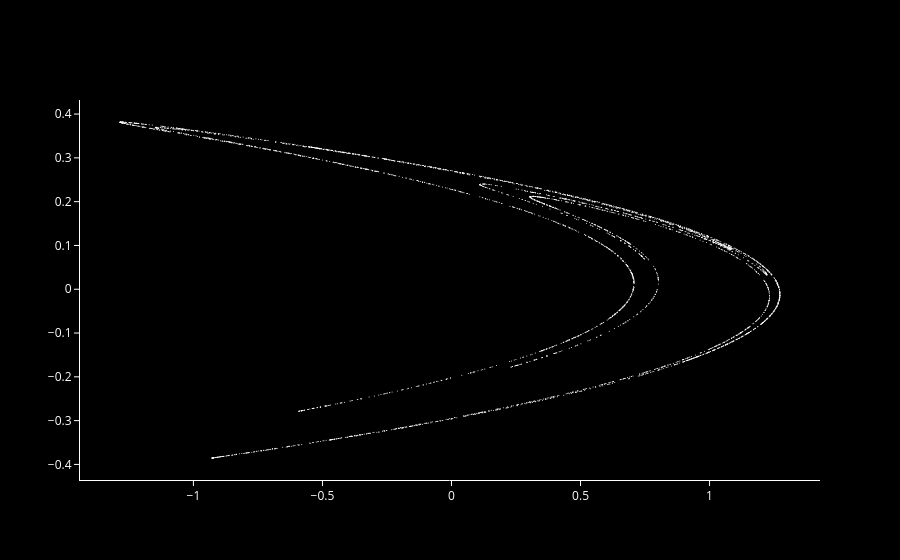
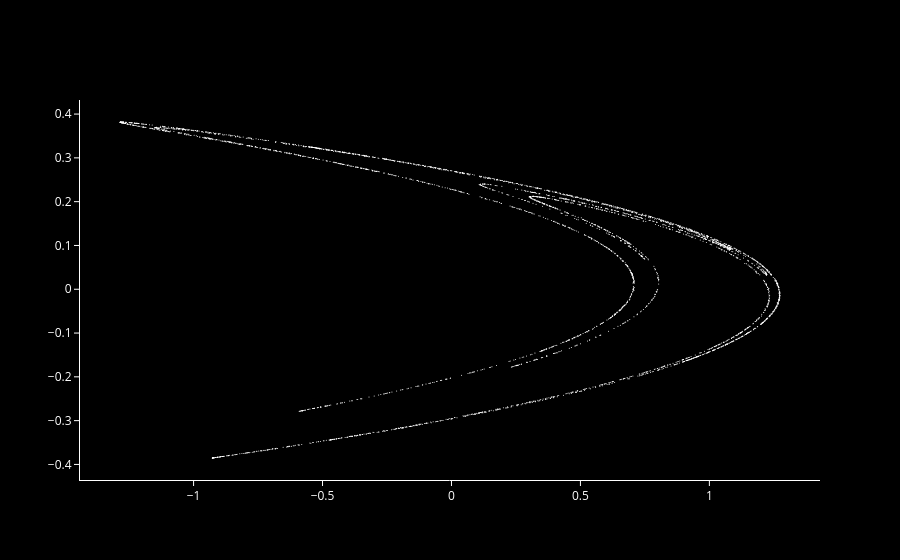
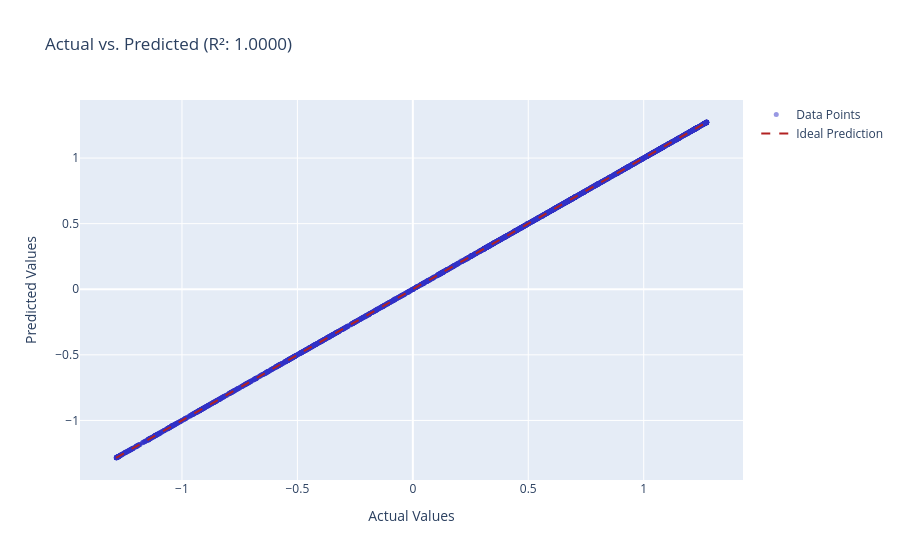

The notebook cell saved with these charts, in order:
### Markdown cell above
### Plots

### Code cell
henon_plot(henon_dataset[-Y_pred.shape[0] :]).show()
henon_plot(Y_pred).show()
r_2_plot(Y_test[:, 0], Y_pred[:, 0]).show()
r_2_plot(Y_test[:, 1], Y_pred[:, 1]).show()
vis.plot_pareto_front(study, target_names=["R2 Score", "MSE"]).show()

### Figure 1 — Plotly figure (JSON) as saved in the notebook; plotly's stock layout.template omitted (floating-point values rounded to 4 significant figures; data arrays with more than 128 entries replaced by an {"elided": "..."} marker saying what was removed)
{"data": [{"marker": {"color": "white", "size": 1}, "mode": "markers", "type": "scatter", "x": {"elided": "4000 float values"}, "y": {"elided": "4000 float values"}}], "layout": {"font": {"color": "white"}, "paper_bgcolor": "black", "plot_bgcolor": "black", "xaxis": {"linecolor": "white", "showgrid": false, "tickcolor": "white", "ticks": "outside", "zeroline": false}, "yaxis": {"linecolor": "white", "showgrid": false, "tickcolor": "white", "ticks": "outside", "zeroline": false}}}

### Figure 2 — Plotly figure (JSON) as saved in the notebook; plotly's stock layout.template omitted (floating-point values rounded to 4 significant figures; data arrays with more than 128 entries replaced by an {"elided": "..."} marker saying what was removed)
{"data": [{"marker": {"color": "white", "size": 1}, "mode": "markers", "type": "scatter", "x": {"elided": "4000 float values"}, "y": {"elided": "4000 float values"}}], "layout": {"font": {"color": "white"}, "paper_bgcolor": "black", "plot_bgcolor": "black", "xaxis": {"linecolor": "white", "showgrid": false, "tickcolor": "white", "ticks": "outside", "zeroline": false}, "yaxis": {"linecolor": "white", "showgrid": false, "tickcolor": "white", "ticks": "outside", "zeroline": false}}}

### Figure 3 — Plotly figure (JSON) as saved in the notebook; plotly's stock layout.template omitted (floating-point values rounded to 4 significant figures; data arrays with more than 128 entries replaced by an {"elided": "..."} marker saying what was removed)
{"data": [{"marker": {"color": "rgba(50, 50, 200, 0.5)", "size": 5}, "mode": "markers", "name": "Data Points", "type": "scatter", "x": {"elided": "4000 float values"}, "y": {"elided": "4000 float values"}}, {"line": {"color": "firebrick", "dash": "dash"}, "mode": "lines", "name": "Ideal Prediction", "type": "scatter", "x": [-1.285, 1.274], "y": [-1.285, 1.274]}], "layout": {"showlegend": true, "title": {"text": "Actual vs. Predicted (R²: 1.0000)"}, "xaxis": {"title": {"text": "Actual Values"}}, "yaxis": {"title": {"text": "Predicted Values"}}}}
